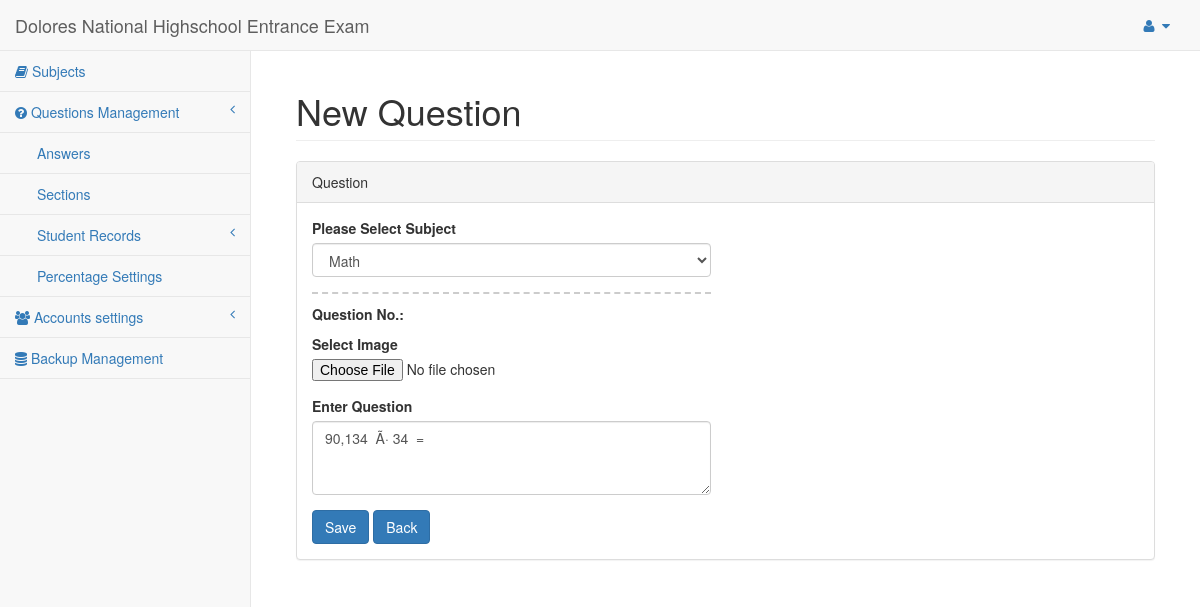
Before: /forms/edit_question_form.php?quest=36 (signed in) with the older database file.
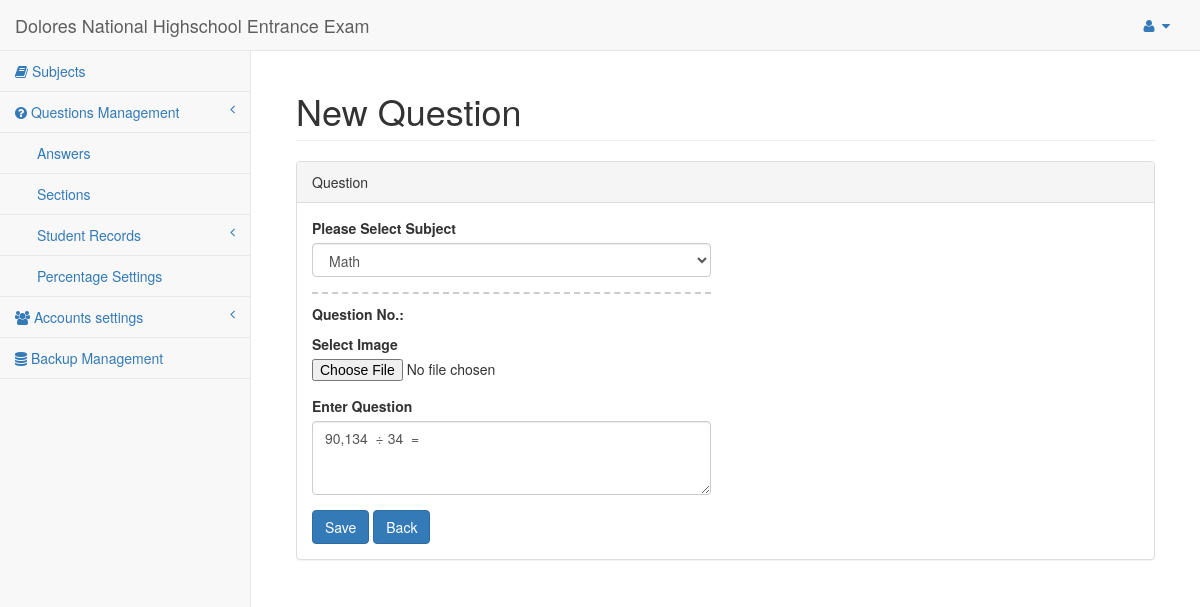
After: the same page with the newer database file.
### tables this page shows
CREATE TABLE `questions` (
  `id` int(11) NOT NULL auto_increment,
  `subject_id` int(11) NOT NULL,
  `question` varchar(1000) NOT NULL,
  `image_url` varchar(500) NOT NULL,
  PRIMARY KEY  (`id`)
);

### forms/edit_question_form.php (the view, shortened to what this page needs)
<?php session_start();
$result = mysql_query("SELECT * FROM questions WHERE id = '".$_GET['quest']."'") or die("Error: ". mysql_error());
$row1 = mysql_fetch_array($result);
?>
<!DOCTYPE html>
<html lang="en">
<head>
    <link href="../bower_components/bootstrap/dist/css/bootstrap.min.css" rel="stylesheet">
    <link href="../bower_components/metisMenu/dist/metisMenu.min.css" rel="stylesheet">
    <link href="../dist/css/sb-admin-2.css" rel="stylesheet">
    <link href="../bower_components/font-awesome/css/font-awesome.min.css" rel="stylesheet" type="text/css">
</head>
<body>
    <div id="wrapper">
        <?php require_once('../pages/navigation.php'); ?>
        <div id="page-wrapper">
            <div class="container-fluid">
                <div class="row">
                    <div class="col-lg-12">
                        <h1 class="page-header">New Question</h1>
                    </div>
                </div>
                <div class="row">
                    <div class="col-lg-12">
                        <div class="panel panel-default">
                            <div class="panel-heading">
                              Question
                            </div>
                            <div class="panel-body">
                                <div class="row">
                                    <div class="col-lg-6">
                                            <form method="post" enctype="multipart/form-data" action="edit_question_form.php" role="form">
                                                <div class="form-group">
                                                   <label>Please Select Subject</label>
                                                   <?php
                                                        $result = mysql_query("SELECT * FROM subject") or die('Error: '. mysql_error());
                                                   ?>
                                                    <select name="subj" required class="form-control">
                                                        <?php
                                                            while ($row = mysql_fetch_array($result))
                                                            {
                                                        ?>
                                                            <option value="<?php echo $row['id'] ?>" <?php echo $row['id'] == $row1['subject_id'] ? 'SELECTED' : ''; ?> ><?php echo $row['name'] ?></option>
                                                        <?php
                                                            }
                                                        ?>
                                                    </select>
                                                </div>
                                                    <p style="border-bottom: 2px dashed #cccccc;margin-top: 1px;"></p>
                                                    <p ><b>  Question No.:  </b></p>
                                                    <div class="form-group">
                                                        <label>Select Image</label>
                                                        <input name="photo" type="file">
                                                    </div>
                                                    <div class="form-group">
                                                        <label>Enter Question</label>
                                                        <textarea name="descrip" class="form-control" rows="3" required><?php echo $row1['question']; ?></textarea>
                                                    </div>
                                                <input type="submit" name="submit" value="Save" class="btn btn-primary">
                                                <a class="btn btn-primary" href="../pages/questions.php">Back </a>
                                            </form>
                                    </div>
                                </div>
                            </div>
                        </div>
                    </div>
                </div>
            </div>
        </div>
    </div>
</body>
</html>

Changed rows visible on the page:
changed questions: descrip "90,134 Ã· 34 =" → "90,134 ÷ 34 ="
